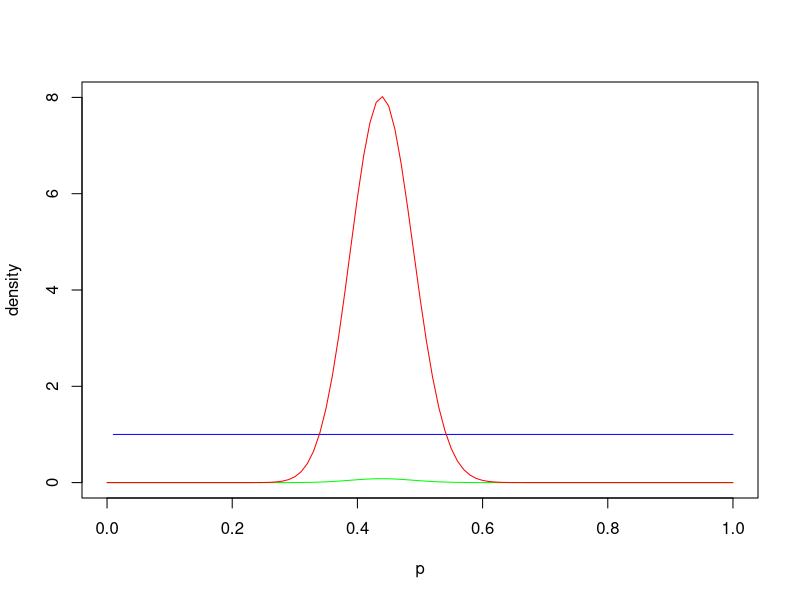
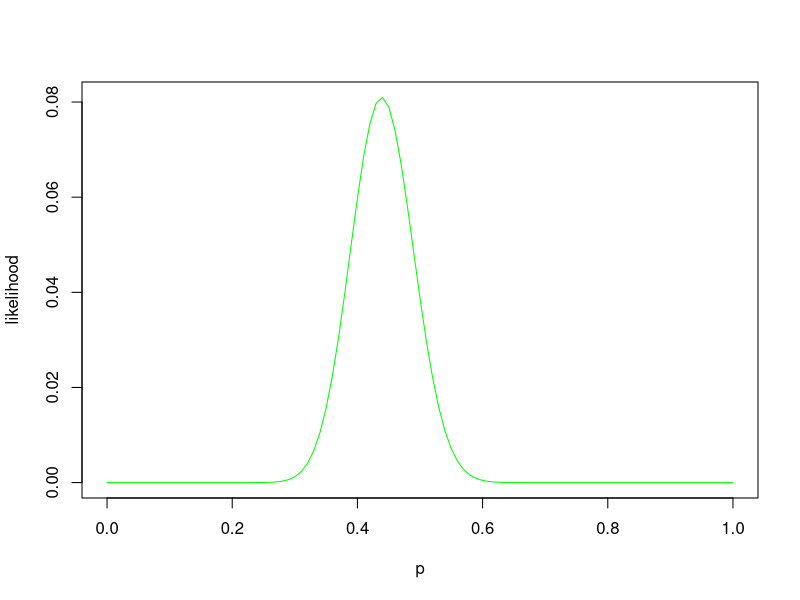

The R source for these figures, in order:
## ---- chunk 1
library(knitr)
knitr::opts_chunk$set(echo=TRUE, 
                      cache=FALSE, 
                      fig.width=5, 
                      fig.height=5,
                      fig.align='center')
library(tidyverse)
library(ggplot2)
## ---- chunk 2
# prior 
curve(p/p, from = 0, to = 1, xname = "p", xlab = "p", ylab = "density",  
      ylim = c(0, 8), col = 'blue')

# likelihood
curve(choose(98, 43) * p^43 * (1-p)^(98-43), 
      from = 0, to = 1,  xname = "p", 
      xlab = "p", ylab = "likelihood", add = TRUE,  ylim = c(0, 8), col = 'green')

# posterior
a_post = 1 + 43
b_post = 1 + 98 - 43
curve(gamma(a_post + b_post)/gamma(a_post)/gamma(b_post) *
      p^(a_post - 1) * (1-p)^(b_post - 1), from = 0, to = 1, xname = "p", 
      xlab = "p", ylab = "density", add = TRUE, ylim = c(0, 8), col = 'red')
## ---- chunk 3
# likelihood
curve(choose(98, 43) * p^43 * (1-p)^(98-43), 
      from = 0, to = 1,  xname = "p", 
      xlab = "p", ylab = "likelihood", col = 'green')
